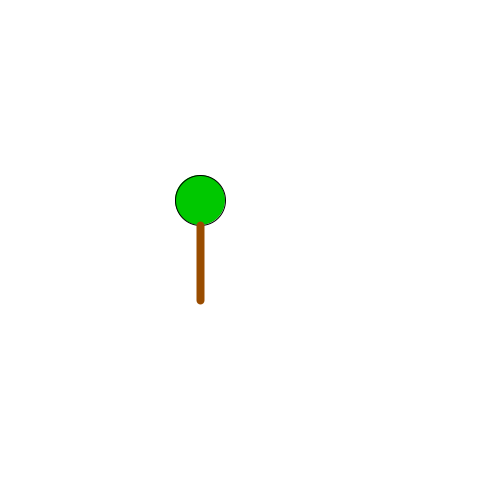
Frame 1 (no input)
Frame 60 (the mouse pressed at the canvas centre just before this capture): identical to frame 1, image omitted
Frame 120 (the mouse held since frame 60 and released just before this capture): identical to frame 1, image omitted

The Processing sketch that drew this single still picture (run headless with seeded random() and noise(); from frame 60 on, the mouse is pressed at the canvas centre):

// Processing sketch: H9_9
// ── H9_9.pde

void setup(){
  size(500,500);
  background(255,255,255);
  boomMethode(50,8);
  
}

void draw(){

}


void boomMethode(int blaadjesGroote, int stamGroot){
  
  fill(0,200,0);
  ellipse(200,200,blaadjesGroote,blaadjesGroote);
  stroke(153,76,0);
  strokeWeight(stamGroot);
  line(200,225,200,300);
}
